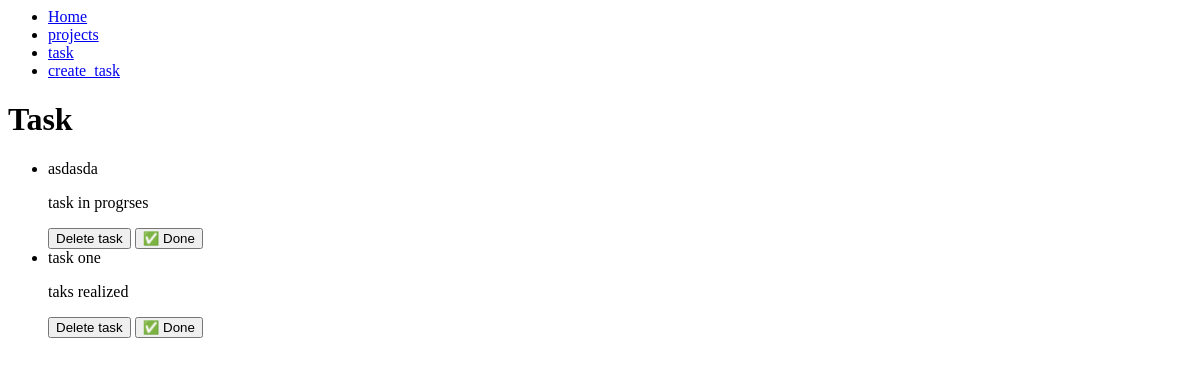
Page /task/ on the earlier database version.
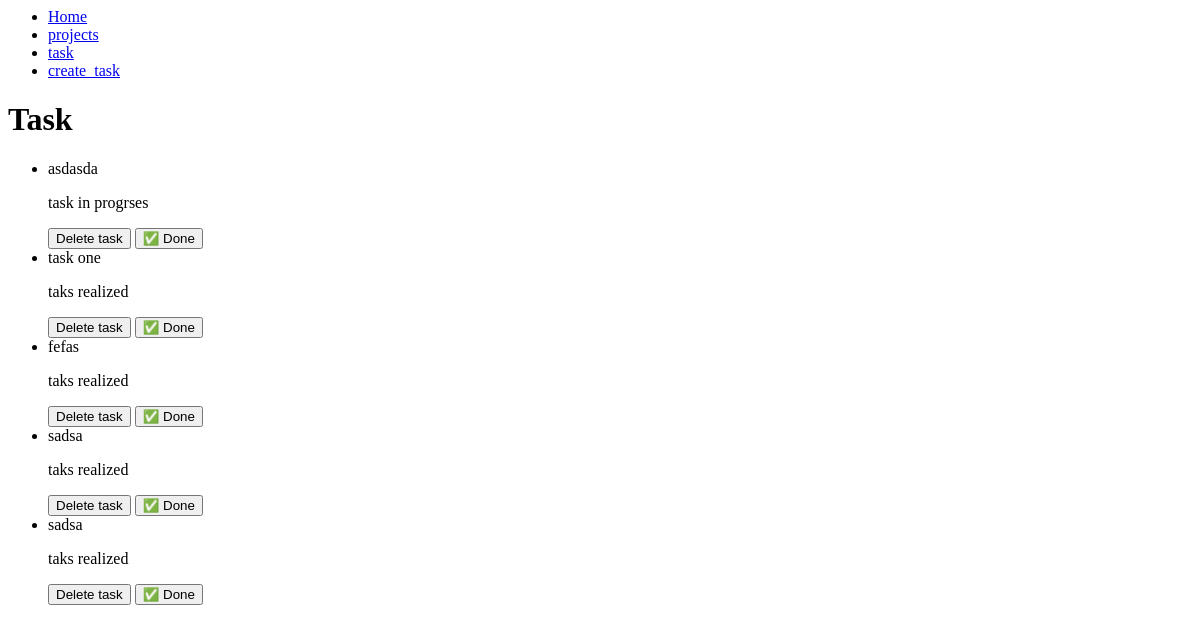
Same page on the later database version.
### myapp/models.py (models this page shows, shortened)
class Task(models.Model):
    title = models.CharField(max_length=200)
    description = models.TextField()
    project = models.ForeignKey(Projects, on_delete=models.CASCADE)
    done = models.BooleanField(default=False)

### myapp/views.py (the view)
# urls.py: path('task/', views.task),
def task(request):
    task = Task.objects.all()
    return render(request, "task.html", {
        "task": task
    })

### myapp/templates/task.html
{% extends "base.html" %}
{% block content %}
<h1>Task</h1>
<ul>
    {% for item in task %}
        <li>{{ item.title }} </li>
        {% if item.done == False %}
        <p>taks realized</p>
        {% else %}
        <p>task in progrses</p>
        {% endif %}
        <button>
            Delete task
        </button>
        <button>
            ✅ Done
        </button>
    {% endfor %}
</ul>
{% endblock %}

Differences in the rows shown:
added Task: title "fefas", done "taks realized"
added Task: title "sadsa", done "taks realized"
added Task: title "sadsa", done "taks realized"
